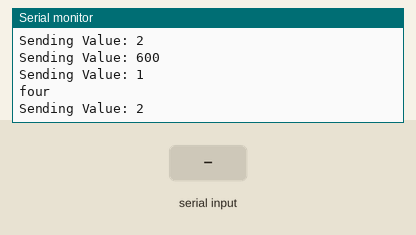
The sketch below on a simulated ESP32. On the bench: the last lines printed to the serial monitor. The inputs (shaded band) are chosen by the test bench.

Above: at 1.2 s.
1.3 s: "90,45\n" received over Serial
At 2.7 s:
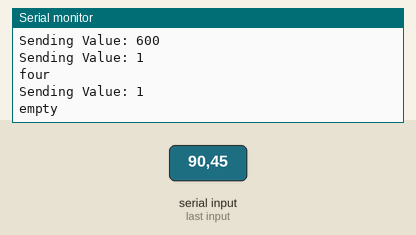
2.8 s: "1\n" received over Serial
At 4.9 s:
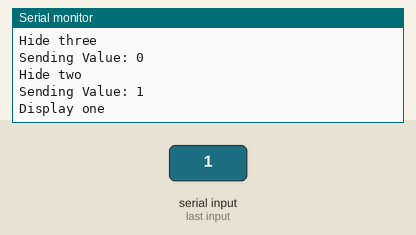
5.8 s: "2\n" received over Serial
At 6.6 s:
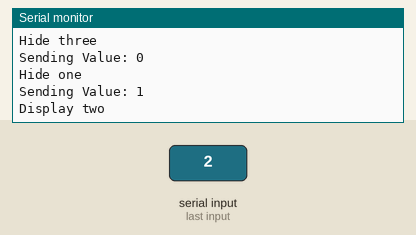
7.3 s: "3\n" received over Serial
At 8.1 s:
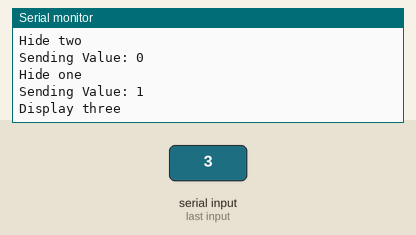
8.8 s: "4\n" received over Serial
At 9.3 s:
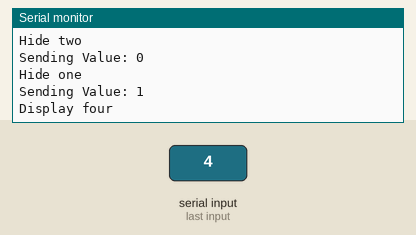
Timing chart, 0 to 11.8 s (numbered marks = the images above; inputs shaded):
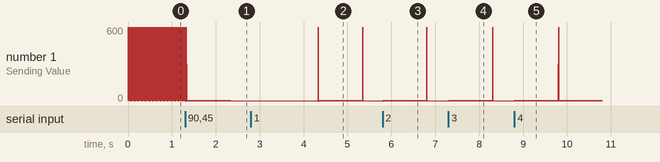

Measured:
- after the input at 1.3 s, the serial monitor: prints a new line at once (image 1)
- after the input at 2.8 s, the serial monitor: prints a new line after 1.5 s (image 2)
- after the input at 5.8 s, the serial monitor: prints a new line at once (image 3)
- after the input at 7.3 s, the serial monitor: prints a new line at once (image 4)
- after the input at 8.8 s, the serial monitor: prints a new line at once (image 5)

The sketch:

battery_case_dwin.ino
```cpp
#include <HardwareSerial.h>

const byte rxPin = 16; // rx2
const byte txPin = 17; // tx2
HardwareSerial dwin(2);

#define speed_add 0x61
#define rpm_add 0x62
#define icon_1_add 0x63
#define icon_2_add 0x64
#define icon_3_add 0x65
#define icon_4_add 0x66
#define icon_5_add 0x67
#define icon_6_add 0x68
#define icon_7_add 0x69
#define icon_8_add 0x70
#define icon_9_add 0x71
#define icon_10_add 0x72

unsigned char Speed[8] = {0x5A, 0xA5, 0x05, 0x82, speed_add, 0x00, 0x00, 0x00};
unsigned char RPM[8] = {0x5A, 0xA5, 0x05, 0x82, rpm_add, 0x00, 0x00, 0x00};
unsigned char Icon1[8] = {0x5A, 0xA5, 0x05, 0x82, icon_1_add, 0x00, 0x00, 0x00};
unsigned char Icon2[8] = {0x5A, 0xA5, 0x05, 0x82, icon_2_add, 0x00, 0x00, 0x00};
unsigned char Icon3[8] = {0x5A, 0xA5, 0x05, 0x82, icon_3_add, 0x00, 0x00, 0x00};
unsigned char Icon4[8] = {0x5A, 0xA5, 0x05, 0x82, icon_4_add, 0x00, 0x00, 0x00};
unsigned char Icon5[8] = {0x5A, 0xA5, 0x05, 0x82, icon_5_add, 0x00, 0x00, 0x00};
unsigned char Icon6[8] = {0x5A, 0xA5, 0x05, 0x82, icon_6_add, 0x00, 0x00, 0x00};
unsigned char Icon7[8] = {0x5A, 0xA5, 0x05, 0x82, icon_7_add, 0x00, 0x00, 0x00};
unsigned char Icon8[8] = {0x5A, 0xA5, 0x05, 0x82, icon_8_add, 0x00, 0x00, 0x00};
unsigned char Icon9[8] = {0x5A, 0xA5, 0x05, 0x82, icon_9_add, 0x00, 0x00, 0x00};
unsigned char Icon10[8] = {0x5A, 0xA5, 0x05, 0x82, icon_10_add, 0x00, 0x00, 0x00};

void generateAndSendPacket(unsigned char packet[], byte varId, int value) {
  packet[6] = highByte(value);
  packet[7] = lowByte(value);
  Serial.println("Sending Value: " + String(value));
  Serial2.write(packet, 8);
}

void setup() {
  Serial.begin(115200);
  Serial2.begin(115200, SERIAL_8N1, rxPin, txPin);
}

void loop() {
  int s = 2;
  int r = 600;


    generateAndSendPacket(Speed, speed_add, s);
    generateAndSendPacket(RPM, rpm_add, r);

   generateAndSendPacket(Icon9, icon_9_add, 1);
        Serial.println("four");
  if (Serial.available() > 0) {
    int inputValue = Serial.parseInt();
    // Call different functions based on the input value
    switch (inputValue) {
      case 0:
        generateAndSendPacket(Icon5, icon_5_add, 1);
        Serial.println("empty");
        delay(1000);
        generateAndSendPacket(Icon5, icon_5_add, 0);
        Serial.println("empty");//1
        delay(1000);
        break;
      case 1:
        generateAndSendPacket(Icon1, icon_1_add,0 );
        Serial.println("Hide four");//4
        generateAndSendPacket(Icon2, icon_2_add, 0);
        Serial.println("Hide three");//3
        generateAndSendPacket(Icon3, icon_3_add, 0);
        Serial.println("Hide two");//2
        generateAndSendPacket(Icon4, icon_4_add, 1);
        Serial.println("Display one");
        delay(1000);

        break;
      case 2:
        generateAndSendPacket(Icon1, icon_1_add,0 );
        Serial.println("Hide four");//4
        generateAndSendPacket(Icon2, icon_2_add, 0);
        Serial.println("Hide three");//3
        generateAndSendPacket(Icon4, icon_4_add, 0);
        Serial.println("Hide one");//1
        generateAndSendPacket(Icon3, icon_3_add, 1);
        Serial.println("Display two");
        delay(1000);
        break;
      case 3:
        generateAndSendPacket(Icon1, icon_1_add,0 );
        Serial.println("Hide four");//4
        generateAndSendPacket(Icon3, icon_3_add, 0);
        Serial.println("Hide two");//2
        generateAndSendPacket(Icon4, icon_4_add, 0);
        Serial.println("Hide one");//1
        generateAndSendPacket(Icon2, icon_2_add, 1);
        Serial.println("Display three");
        delay(1000);
        break;
      case 4:
        generateAndSendPacket(Icon2, icon_2_add, 0);
        Serial.println("Hide three");//3
        generateAndSendPacket(Icon3, icon_3_add, 0);
        Serial.println("Hide two");//2
        generateAndSendPacket(Icon4, icon_4_add, 0);
        Serial.println("Hide one");//1
        generateAndSendPacket(Icon1, icon_1_add, 1);
        Serial.println("Display four");
        delay(1000);

        break;
      default:
        generateAndSendPacket(Icon1, icon_1_add,0 );
        Serial.println("Hide four");//4
        generateAndSendPacket(Icon2, icon_2_add, 0);
        Serial.println("Hide three");//3
        generateAndSendPacket(Icon3, icon_3_add, 0);
        Serial.println("Hide two");//2
        generateAndSendPacket(Icon4, icon_4_add, 0);
        Serial.println("Hide one");//1
        generateAndSendPacket(Icon5, icon_5_add, 1);
        Serial.println("empty");
        break;
    }
  }
//BATTERY();
//BOOST();
}
```
